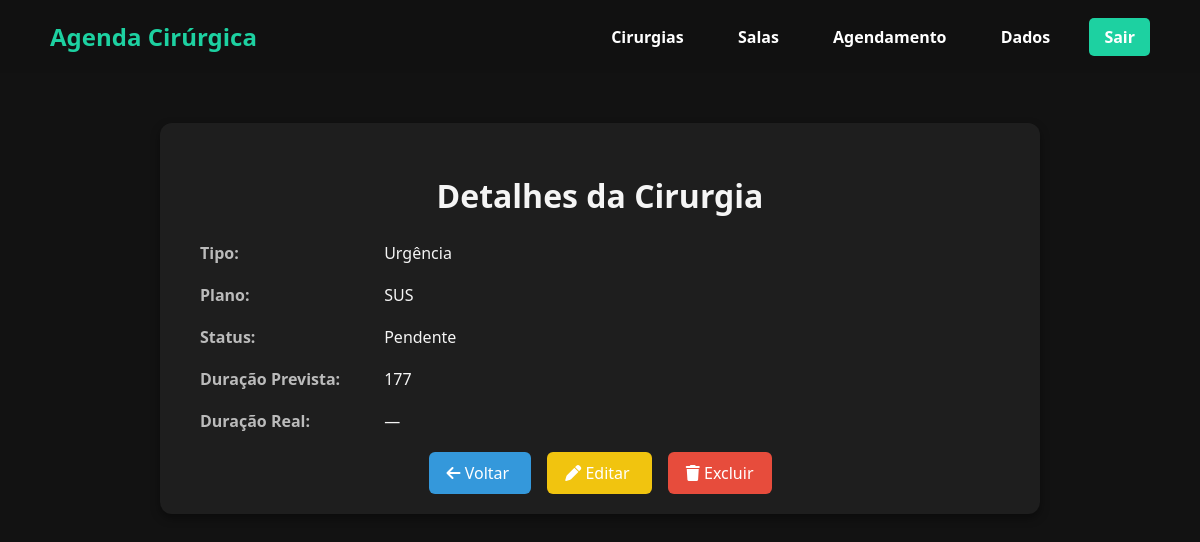
Screenshot of /cirurgias/7 with the database file from the repository.
### tables this page shows
CREATE TABLE cirurgias (
    id INTEGER PRIMARY KEY AUTOINCREMENT,
    usuario_id INTEGER NOT NULL,
    tipo TEXT NOT NULL,
    plano TEXT NOT NULL,
    duracao_prevista INTEGER,
    duracao_real INTEGER,
    status TEXT DEFAULT 'pendente',
    FOREIGN KEY (usuario_id) REFERENCES usuarios(id)
);

### routes/cirurgia.py (the view)
@bp_cirurgia.route("/cirurgias/<int:id>")
def ver_cirurgia(id):
    cirurgia = Cirurgia.buscar_por_id(id)
    if not cirurgia:
        return redirect(url_for("cirurgia.listar_cirurgias_usuario"))
    conn = sqlite3.connect(db_path)
    cursor = conn.cursor()
    cursor.execute("SELECT * FROM cirurgia_caracteristicas WHERE cirurgia_id=?", (id,))
    row = cursor.fetchone()
    conn.close()
    caracteristicas = {}
    if row:
        colunas = [desc[0] for desc in cursor.description]
        caracteristicas = dict(zip(colunas, row))
    return render_template("ver_cirurgia.html", cirurgia=cirurgia, caracteristicas=caracteristicas)

### models/cirurgia.py (called while the page is built)
    @staticmethod
    def buscar_por_id(cirurgia_id):
        conn = sqlite3.connect(DB_PATH)
        cursor = conn.cursor()
        cursor.execute("SELECT usuario_id, tipo, plano, duracao_prevista, duracao_real, status FROM cirurgias WHERE id=?", (cirurgia_id,))
        row = cursor.fetchone()
        conn.close()
        if row:
            return Cirurgia(row[0], row[1], row[2], row[3], row[4], row[5], id=cirurgia_id)
        return None

### templates/ver_cirurgia.html (shortened to what this page needs)
<!DOCTYPE html>
<html lang="pt-BR">
<head>
    <link rel="stylesheet" href="{{ url_for('static', filename='style.css') }}">
    <link rel="stylesheet" href="https://cdnjs.cloudflare.com/ajax/libs/font-awesome/6.4.0/css/all.min.css">
</head>
<body>
    <nav class="navbar">
        <div class="logo">
            <a href="{{ url_for('usuario.home') }}" class="logo-link">Agenda Cirúrgica</a>
        </div>
        <div class="nav-links">
            <a href="{{ url_for('cirurgia.listar_cirurgias_usuario') }}" class="active">Cirurgias</a>
            <a href="#">Salas</a>
            <a href="#">Agendamento</a>
            <a href="#">Dados</a>
            <a href="{{ url_for('usuario.logout') }}" class="btn-primary">Sair</a>
        </div>
    </nav>
    <div class="detalhes-container">
        <h1>Detalhes da Cirurgia</h1>
        <div class="detalhes-item"><strong>Tipo:</strong> {{ cirurgia.tipo }}</div>
        <div class="detalhes-item"><strong>Plano:</strong> {{ cirurgia.plano }}</div>
        <div class="detalhes-item"><strong>Status:</strong> {{ cirurgia.status }}</div>
        <div class="detalhes-item"><strong>Duração Prevista:</strong> {{ cirurgia.duracao_prevista or '—' }}</div>
        <div class="detalhes-item"><strong>Duração Real:</strong> {{ cirurgia.duracao_real or '—' }}</div>
        <div class="botoes-acoes">
            <a href="{{ url_for('cirurgia.listar_cirurgias_usuario') }}" class="btn btn-voltar">
                <i class="fa-solid fa-arrow-left"></i> Voltar
            </a>
            <a href="{{ url_for('cirurgia.editar_cirurgia', id=cirurgia.id) }}" class="btn btn-editar">
                <i class="fa-solid fa-pen"></i> Editar
            </a>
            <a href="{{ url_for('cirurgia.excluir_cirurgia', id=cirurgia.id) }}" class="btn btn-excluir" onclick="return confirm('Deseja realmente excluir esta cirurgia?')">
                <i class="fa-solid fa-trash"></i> Excluir
            </a>
        </div>
    </div>
</body>
</html>

### static/style.css (style rules this page uses)
body, html { margin: 0; padding: 0; font-family: 'Segoe UI', Tahoma, Geneva, Verdana, sans-serif; height: 100%; }
.navbar { display: flex; justify-content: space-between; align-items: center; padding: 20px 50px; background-color: #111; color: white; }
.navbar .logo { font-size: 24px; font-weight: bold; color: #1dd1a1; }
.navbar .nav-links a { color: white; margin-left: 20px; text-decoration: none; font-weight: bold; padding: 8px 15px; border-radius: 5px; transition: 0.3s; }
.navbar .nav-links .btn-primary { background-color: #1dd1a1; }
.logo-link { text-decoration: none; color: #1dd1a1; font-weight: bold; }

### templates/ver_cirurgia.html (style rules this page uses)
body { color: #f5f5f5; background-color: #121212; }
.detalhes-container { background-color: #1e1e1e; max-width: 800px; margin: 50px auto; padding: 30px 40px; border-radius: 12px; box-shadow: 0 4px 10px rgba(0,0,0,0.4); }
h1 { text-align: center; margin-bottom: 25px; }
.detalhes-item { margin-bottom: 20px; }
.detalhes-item strong { color: #bbb; display: inline-block; width: 180px; }
.botoes-acoes { margin-top: 30px; text-align: center; }
.btn { color: #fff; text-decoration: none; margin: 0 8px; padding: 10px 18px; border-radius: 6px; transition: 0.3s; }
.btn-voltar { background-color: #3498db; }
.btn-editar { background-color: #f1c40f; }
.btn-excluir { background-color: #e74c3c; }

### rows the page displays
cirurgias: tipo "Urgência", plano "SUS", status "Pendente", duracao_prevista "177"

### other values shown
{{ cirurgia.duracao_real or '—' }} "—"
